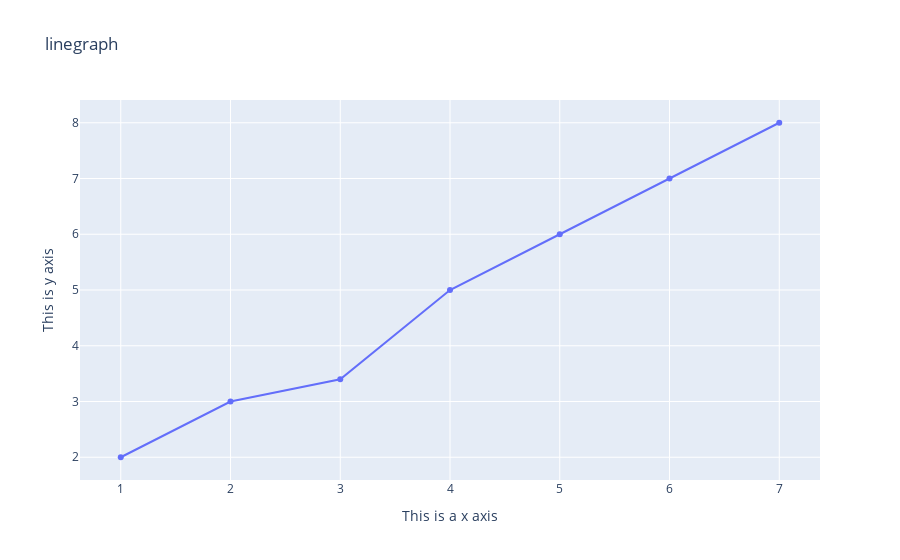

The notebook cell this image was saved under:
### Code cell
fi.update_layout(title="linegraph",xaxis_title="This is a x axis",yaxis_title="This is y axis")
fi.show()

### Figure 1 — Plotly figure (JSON) as saved in the notebook; plotly's stock layout.template omitted (floating-point values rounded to 4 significant figures)
{"data": [{"type": "scatter", "x": [1, 2, 3, 4, 5, 6, 7], "y": [2, 3, 3.4, 5, 6, 7, 8]}], "layout": {"title": {"text": "linegraph"}, "xaxis": {"title": {"text": "This is a x axis"}}, "yaxis": {"title": {"text": "This is y axis"}}}}
